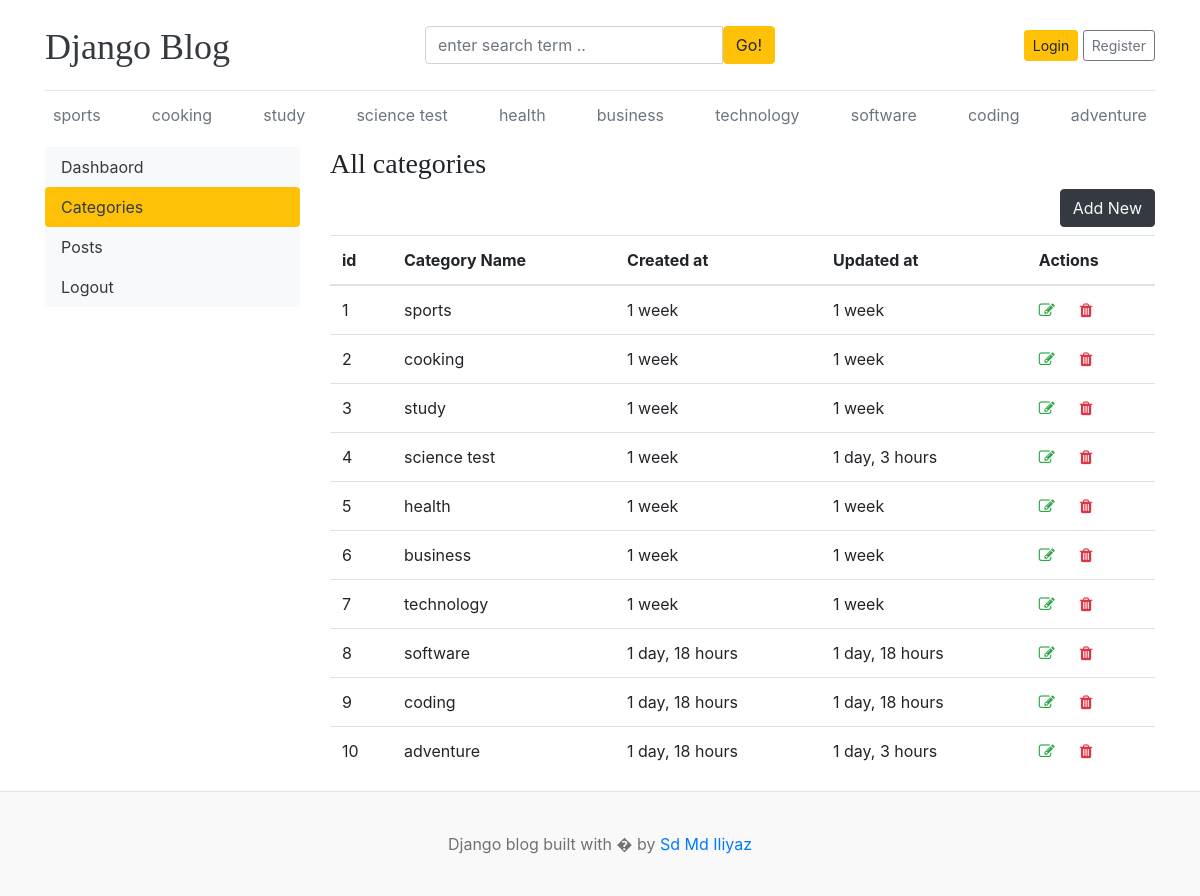
/dashboard/categories/, run on the app's committed database.
### blog_app/models.py (models this page shows, shortened)
class Category(models.Model):
    category_name = models.CharField(max_length=100 , unique=True)
    created_at = models.DateTimeField(auto_now_add=True)
    updated_at = models.DateTimeField(auto_now=True)
    class Meta:
        verbose_name_plural = 'Categories'

### dashboards/views.py (the view)
# urls.py: path('categories/',views.categories,name='categories'),
def categories(request):
    return render(request,'dashboard/categories.html')

### blog_app/context_processors.py (called while the page is built)
def get_category(request):
    categories=Category.objects.all()
    return dict(categories=categories)

def get_sociallinks(request):
    social_link=SocialLink.objects.all()
    return dict(social_link=social_link)

### templates/dashboard/categories.html (shortened to what this page needs)
{% extends 'base.html' %}
{% block content %}
<div class='row'>
     {% include 'dashboard/sidebar.html' %}
     <d class='col-md-9'>
            <h3>All categories</h3>
            <a href="{% url 'add_category' %}" class="btn btn-dark text-light float-right mb-2">Add New</a>
            <table class="table table-hover">
                <thead>
                    <tr>
                    <th>id</th>
                    <th>Category Name</th>
                    <th>Created at</th>
                    <th>Updated at</th>
                    <th>Actions</th>
                    </tr>
                </thead>
                <tbody>
                    {% for cat in categories %}
                    <tr>
                    <td>{{ forloop.counter }}</td>
                    <td>{{cat.category_name}}</td>
                    <td>{{cat.created_at | timesince}}</td>
                    <td>{{cat.updated_at | timesince}}</td>
                    <td> <a href="{% url 'edit_category'  cat.id %}"><i class="fa fa-edit text-success"></i></a>
                         <a href="{% url 'delete_category' cat.id %}"><i class="fa fa-trash text-danger"></i></a>
                    </td>
                    </tr>
                    {% endfor %}
                </tbody>
            </table>
     </div>
</div>
{% endblock %}

### templates/base.html (shortened to what this page needs)
 {% load static %}
<!DOCTYPE html>
<html lang="en">
<head>
    <link href="https://getbootstrap.com/docs/4.0/dist/css/bootstrap.min.css" rel="stylesheet">
    <link href="{% static 'css/blog.css' %}" rel="stylesheet">
    <link rel="stylesheet" href="https://cdnjs.cloudflare.com/ajax/libs/font-awesome/4.7.0/css/font-awesome.min.css">
  </head>
<body>
    <div class="container">
      <header class="blog-header py-3">
        <div class="row flex-nowrap justify-content-between align-items-center">
          <div class="col-4 pt-1">
            <a class="blog-header-logo text-dark" href="/">Django Blog</a>
          </div>
          <div class = 'col-4'>
            <form action='{% url 'search' %}' method="GET">
              <div class='input-group'>
                <input name="keyword" type="text" value="{{ keyword }}" class="form-control" placeholder="enter search term .. " area-label="enter Search" >
                <button type="submit" class="btn btn-warning" type='button'>Go!</button>
              </div>
            </form>
          </div>
          <div class="col-4 d-flex justify-content-end align-items-center">
            {% if not user.is_authenticated %}
            <a class="btn btn-sm btn-warning" href="{% url 'login' %}">Login</a> &nbsp;
            <a class="btn btn-sm btn-outline-secondary" href="{% url 'Register' %}">Register</a>
            {% else %}
            <b>{{ user }}</b>&emsp;
            <span><a href='{% url 'dashboard' %}'>Dashboard</a></span>&emsp;
            <span><a href="{% url 'logout' %}">logout</a></span>
            {% endif %}
          </div>
        </div>
      </header>
      <div class="nav-scroller py-1 mb-2">
        <nav class="nav d-flex justify-content-between">
          {% for cat in categories %}
          <a class="p-2 text-muted" href="{% url 'post_by_category' cat.id %}">{{ cat.category_name }} </a>
          {% endfor %}
        </nav>
      </div>
 {% block content %}
 {% endblock %}
 <footer class="blog-footer">
  <p>Django blog built with � by <a href="#">Sd Md Iliyaz</a></p>
 </footer>
 </body>
</html>

### templates/dashboard/sidebar.html (shortened to what this page needs)
<div class='col-md-3'>
        <div class='nav flex-column nav-pills bg-light' aria-orientation='vertical'>
            <a href="{% url 'dashboard' %}" class='nav-link text-dark {% if '/dashboard/' == request.path %} bg-warning {% endif %} '>Dashbaord</a>
            <a href="{% url 'categories' %}" class='nav-link text-dark {% if '/categories/' in request.path %} bg-warning {% endif %} '>Categories</a>
            <a href="{% url 'posts' %}" class='nav-link text-dark {% if '/posts/' in request.path %} bg-warning {% endif %} '>Posts</a>
            <a href="{% url 'logout' %}" class='nav-link text-dark {% if '/logout/' in request.path %} bg-warning {% endif %} '>Logout</a>
        </div>
     </div>

### blog_main/static/css/blog.css (style rules this page uses)
.blog-header { border-bottom: 1px solid #e5e5e5; }
.blog-header-logo { font-family: "Playfair Display", Georgia, "Times New Roman", serif; font-size: 2.25rem; }
h1, h2, h3, h4, h5, h6 { font-family: "Playfair Display", Georgia, "Times New Roman", serif; }
.blog-footer { padding: 2.5rem 0; color: #727272; text-align: center; background-color: #f9f9f9; border-top: .05rem solid #e5e5e5; }
.blog-footer p:last-child { margin-bottom: 0; }

### data on the page
Category: category_name "sports", created_at "1 week", updated_at "1 week"
Category: category_name "cooking", created_at "1 week", updated_at "1 week"
Category: category_name "study", created_at "1 week", updated_at "1 week"
Category: category_name "science test", created_at "1 week", updated_at "1 day, 3 hours"
Category: category_name "health", created_at "1 week", updated_at "1 week"
Category: category_name "business", created_at "1 week", updated_at "1 week"
Category: category_name "technology", created_at "1 week", updated_at "1 week"
Category: category_name "software", created_at "1 day, 18 hours", updated_at "1 day, 18 hours"
Category: category_name "coding", created_at "1 day, 18 hours", updated_at "1 day, 18 hours"
Category: category_name "adventure", created_at "1 day, 18 hours", updated_at "1 day, 3 hours"
